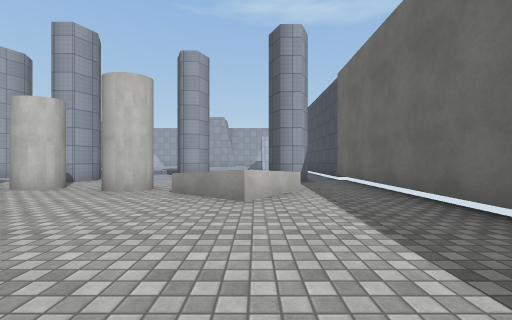
View 1 (above)

17 first-person views from a walk through a Unity game level. The camera is 1.2 m above the floor, looks level and sees 90° across. The floor is counted in squares, 2 m on a side. Each view is taken from the middle of a square. On the plan, view 1 faces up. The plan holds only what a view shows up to about 9 squares ahead; the rest is blank. The place goes on beyond the plan. The player is left out. Surface patterns are stand-ins for the level's own textures.

View 2
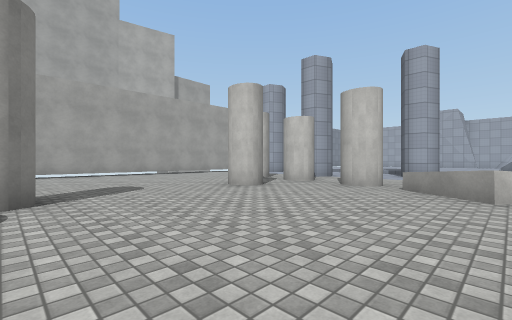

View 3
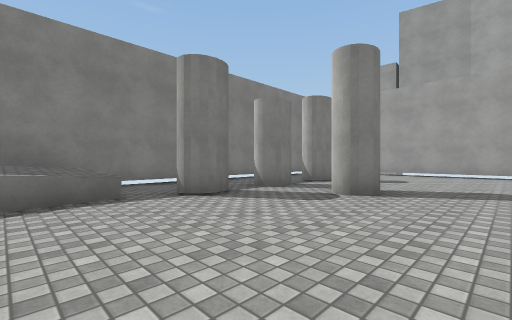

View 4
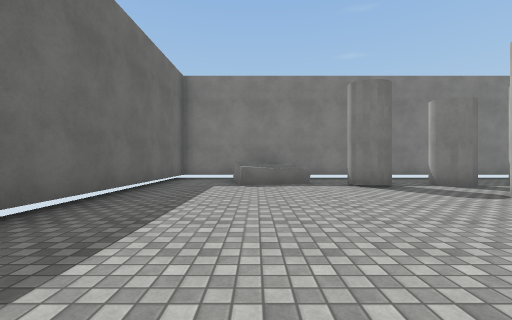

View 5
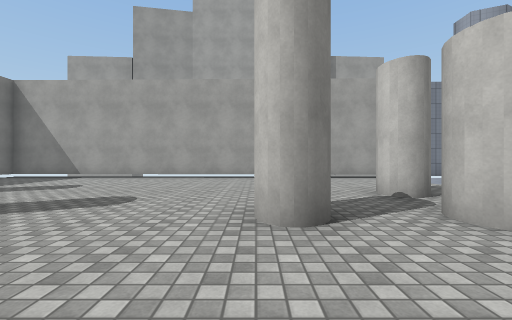

View 6
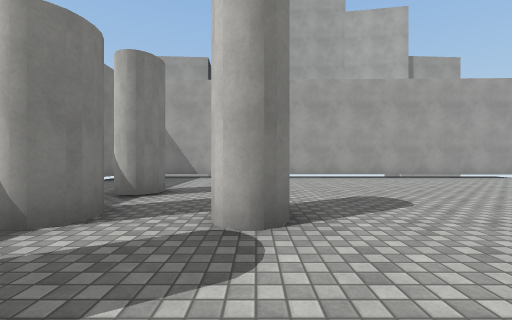

View 7
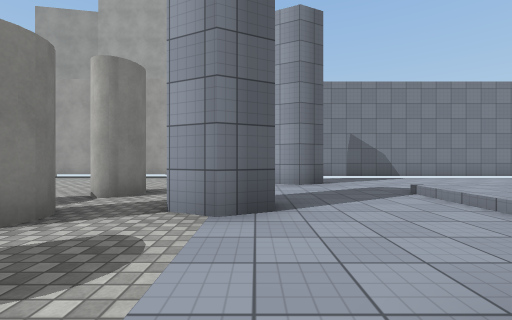

View 8
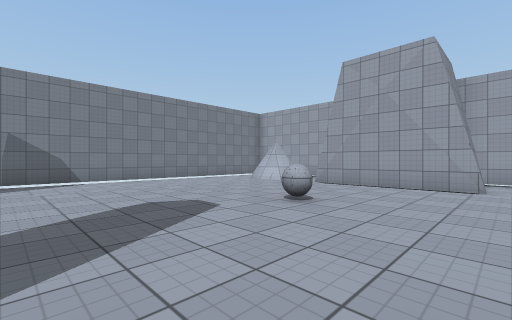

View 9
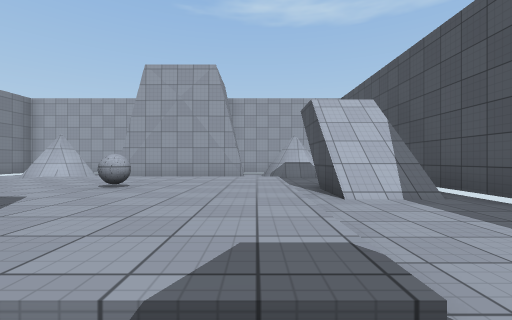

View 10
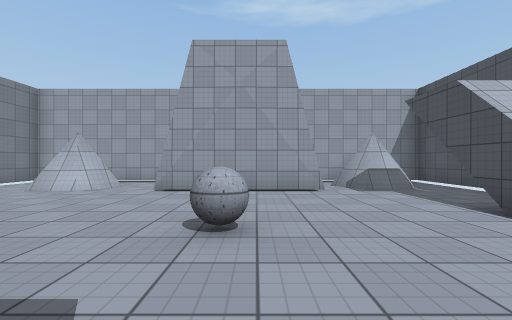

View 11
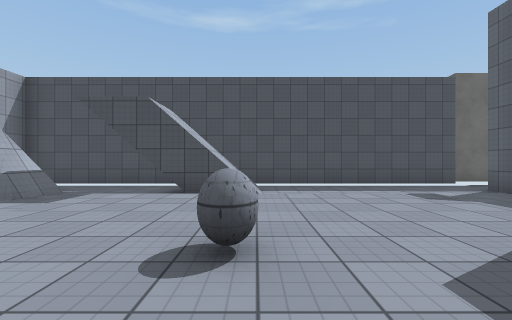

View 12
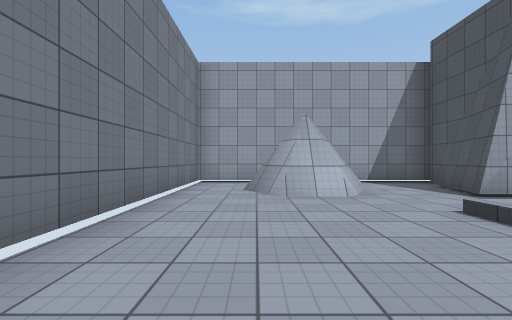

View 13
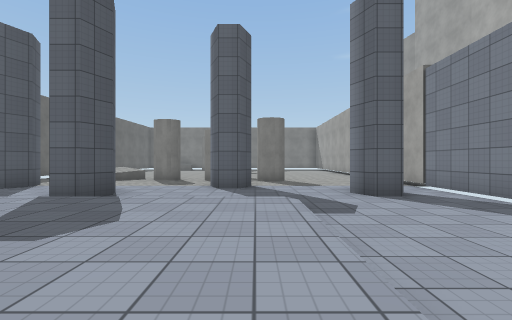

View 14
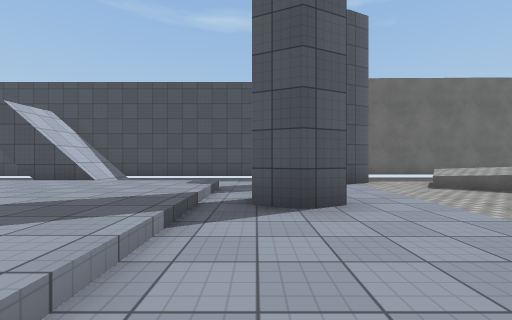

View 15
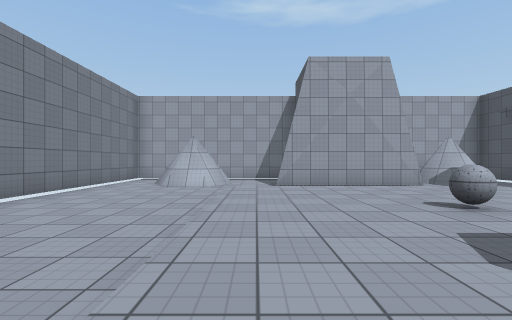

View 16
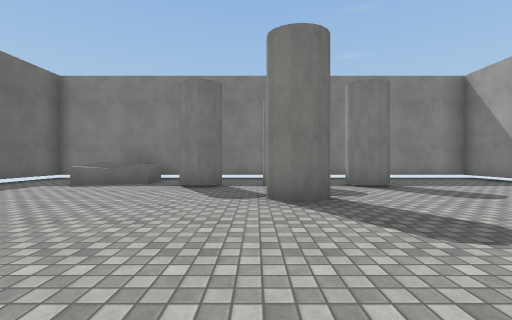

View 17
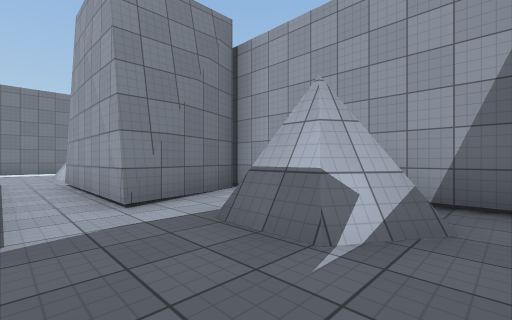

### Floor plan
Key: @ floor where view 1 was taken; # wall or solid block; x gap in a wall; . main floor; : floor 0.25 m higher than the main floor; / step, stairs or slope; = window, fence, low wall or low ledge; ^ raised ledge; C cylinder.
Columns run from 11 left of view 1 to 3 right of it. Each row starts with its distance up from view 1.
 21 ###############
 20 #..#...###.##.#
 19 #.###.## #.##.#
 18 #.....####....#
 17 #....//////...#
 16 #....::::::.//#
 15 #....::::::.//#
 14 #....::::::.//#
 13 #....::::::...#
 12 #....::::::...#
 11 #....//////...#
 10 #........#....#
  9 #.#......#....#
  8 #.....#.....#.#
  7 #.....#.......#
  6 #...#xC....=..#
  5 #.....CCxx===.#
  4 #..........=..#
  3 #.....#.......#
  2 #.............#
  1 #.............#
  0 #..........@..#
 -1 #.....#.......#
 -2 #.............#
 -3 #...#.C.#..^..#
 -4 #.........^^..#
 -5 #.........^^..#
 -6 ##########  ###

Where each view was taken, in squares from view 1:
view 1: 0 up, 0 right, facing up
view 2: 1 down, 0 right, facing up-left
view 3: 1 up, 0 right, facing down-left
view 4: 3 up, 0 right, facing down
view 5: 3 up, 2 left, facing left
view 6: 1 down, 2 left, facing left
view 7: 8 up, 2 left, facing left
view 8: 11 up, 1 left, facing up-left
view 9: 10 up, 1 left, facing up
view 10: 12 up, 3 left, facing up
view 11: 14 up, 5 left, facing right
view 12: 14 up, 9 left, facing up
view 13: 15 up, 6 left, facing down
view 14: 10 up, 6 left, facing right
view 15: 11 up, 6 left, facing up
view 16: 3 up, 4 left, facing down
view 17: 17 up, 2 right, facing up-left
